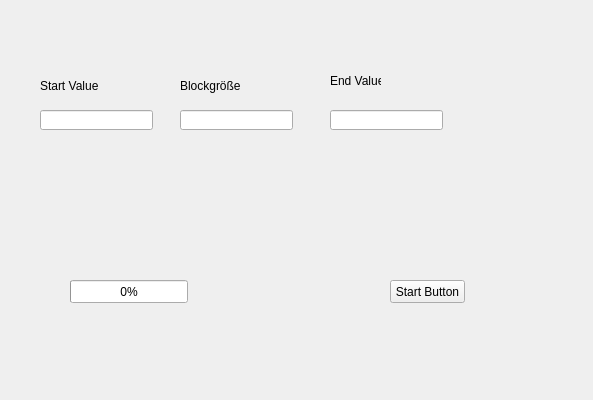
<?xml version="1.0" encoding="UTF-8"?>
<ui version="4.0">
 <class>UserInterfaceClass</class>
 <widget class="QMainWindow" name="UserInterfaceClass">
  <property name="geometry">
   <rect>
    <x>0</x>
    <y>0</y>
    <width>593</width>
    <height>400</height>
   </rect>
  </property>
  <property name="focusPolicy">
   <enum>Qt::NoFocus</enum>
  </property>
  <property name="windowTitle">
   <string>ClusterWorker</string>
  </property>
  <widget class="QWidget" name="centralWidget">
   <widget class="QLineEdit" name="StartValueIn">
    <property name="geometry">
     <rect>
      <x>40</x>
      <y>110</y>
      <width>113</width>
      <height>20</height>
     </rect>
    </property>
   </widget>
   <widget class="QLineEdit" name="BlocksizeIn">
    <property name="geometry">
     <rect>
      <x>180</x>
      <y>110</y>
      <width>113</width>
      <height>20</height>
     </rect>
    </property>
   </widget>
   <widget class="QLineEdit" name="EndValueIn">
    <property name="geometry">
     <rect>
      <x>330</x>
      <y>110</y>
      <width>113</width>
      <height>20</height>
     </rect>
    </property>
   </widget>
   <widget class="QLabel" name="StartLabel">
    <property name="geometry">
     <rect>
      <x>40</x>
      <y>70</y>
      <width>61</width>
      <height>31</height>
     </rect>
    </property>
    <property name="text">
     <string>Start Value</string>
    </property>
   </widget>
   <widget class="QLabel" name="BlockLabel">
    <property name="geometry">
     <rect>
      <x>180</x>
      <y>70</y>
      <width>81</width>
      <height>31</height>
     </rect>
    </property>
    <property name="text">
     <string>Blockgröße</string>
    </property>
   </widget>
   <widget class="QLabel" name="EndLabel">
    <property name="geometry">
     <rect>
      <x>330</x>
      <y>70</y>
      <width>51</width>
      <height>21</height>
     </rect>
    </property>
    <property name="text">
     <string>End Value</string>
    </property>
   </widget>
   <widget class="QPushButton" name="StartButton">
    <property name="geometry">
     <rect>
      <x>390</x>
      <y>280</y>
      <width>75</width>
      <height>23</height>
     </rect>
    </property>
    <property name="focusPolicy">
     <enum>Qt::NoFocus</enum>
    </property>
    <property name="contextMenuPolicy">
     <enum>Qt::ActionsContextMenu</enum>
    </property>
    <property name="accessibleDescription">
     <string extracomment="Startet Das Programm mit den Parametern für das Cluster"/>
    </property>
    <property name="text">
     <string>Start Button</string>
    </property>
    <property name="checkable">
     <bool>false</bool>
    </property>
    <property name="autoDefault">
     <bool>false</bool>
    </property>
   </widget>
   <widget class="QProgressBar" name="progressBar">
    <property name="geometry">
     <rect>
      <x>70</x>
      <y>280</y>
      <width>118</width>
      <height>23</height>
     </rect>
    </property>
    <property name="value">
     <number>0</number>
    </property>
   </widget>
  </widget>
 </widget>
 <layoutdefault spacing="6" margin="11"/>
 <resources>
  <include location="UserInterface.qrc"/>
 </resources>
 <connections/>
</ui>
